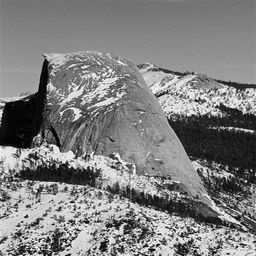
#> input picture Cycle_code/data/samples/bw/2005-06-26 14_04_52.jpg, 256 x 256 px, found by its file name; its folder holds 4 pictures in this run
$ python preprocessing.py   (older library calls are emulated)
#> lines starting #> are read from the running program, lines starting #| are printed output that depends on the picture
import os
import cv2
import numpy as np
from sklearn.model_selection import train_test_split

class pre_processor():
    def __init__(self, input_path, npy_path, test_size, data_name, image_size=(128, 128)):
        self.input_path = input_path
        self.npy_path = npy_path
        self.test_size = test_size
        self.image_size = image_size
        self.data_name = data_name

    def load_and_split(self):
        file_list = os.listdir(self.input_path)

        images = []
        for img_path in file_list:
            image = cv2.imread(os.path.join(self.input_path, img_path), cv2.IMREAD_COLOR)
#> image is the input picture: shape (256, 256, 3); min 0, max 255, mean 127
            print(np.shape(image))
#| (256, 256, 3)
            image = cv2.resize(image, self.image_size, interpolation = cv2.INTER_CUBIC)
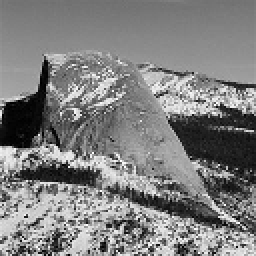
#> image: shape (128, 128, 3) (shown 2 times larger); min 0, max 255, mean 127
            image = image[:, :, ::-1]
            image = image.astype(np.float)

            images.append(image)
#> pass 2 of the loop in load_and_split, `for img_path in file_list:`:
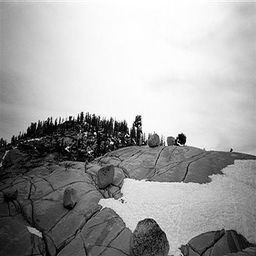
#> input picture Cycle_code/data/samples/bw/2005-08-02 09_19_52.jpg, 256 x 256 px, found by its file name
#> in load_and_split, image is the input picture: shape (256, 256, 3); min 0, max 255, mean 163.1
#| (256, 256, 3)
#> in load_and_split, `image = cv2.resize(image, self.image_size, interpolation = cv2.INTER_C..`:
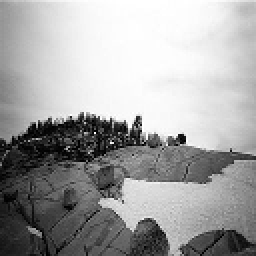
#> image: shape (128, 128, 3) (shown 2 times larger); min 0, max 255, mean 163.1
#> pass 3 of the loop in load_and_split, `for img_path in file_list:`:
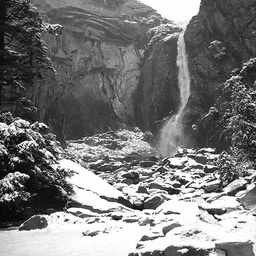
#> input picture Cycle_code/data/samples/bw/2005-08-10 13_03_58.jpg, 256 x 256 px, found by its file name
#> in load_and_split, image is the input picture: shape (256, 256, 3); min 0, max 255, mean 121.4
#| (256, 256, 3)
#> in load_and_split, `image = cv2.resize(image, self.image_size, interpolation = cv2.INTER_C..`:
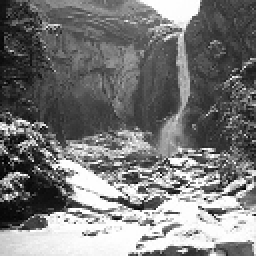
#> image: shape (128, 128, 3) (shown 2 times larger); min 0, max 255, mean 121.2
#> the loop made 4 passes; the first 3 are shown

        images = np.array(images)/127.5 - 1.
#> (the run stopped early here; a loop or call above may not have finished)
